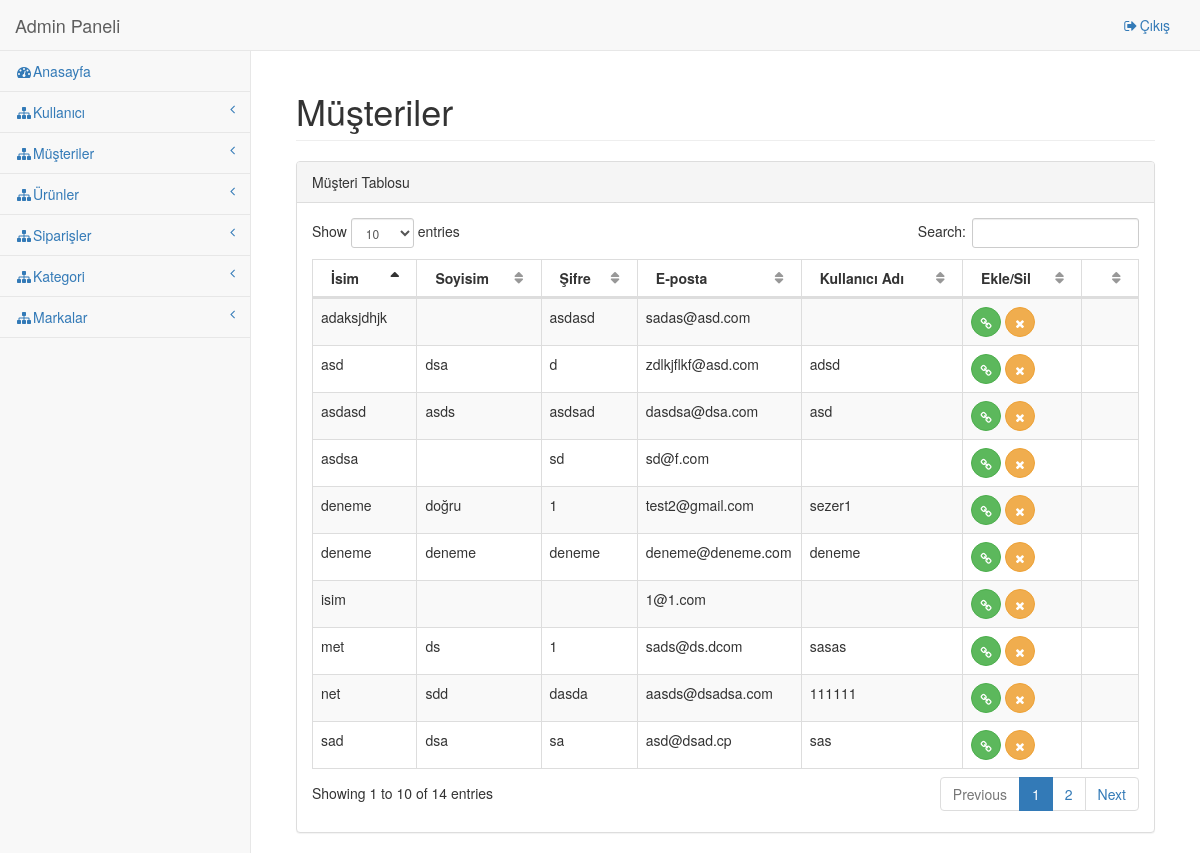
Page /adminpanel/page/customer/list (signed in) on the committed database.
### tables this page shows
CREATE TABLE `users` (
  `id` int(11) NOT NULL,
  `name` varchar(20) DEFAULT NULL,
  `surname` varchar(20) DEFAULT NULL,
  `password` varchar(6) DEFAULT NULL,
  `email` text,
  `username` varchar(10) DEFAULT NULL
);

### application/controllers/Adminpanel.php (called while the page is built, shortened)
<?php
class AdminPanel extends CI_Controller {
	function __construct(){
		$this->load->database();
	}
	function page($folder, $file){
		$data['admins'] = $this->db->get('admin')->result();
		$data['customers'] = $this->db->get('users')->result();
		$data['products'] = $this->db->query("select product.id as id,detail,product.name as name, product.price as price, brands.name as brand,categories.name as category from product inner join brands on product.brand_id=brands.id inner join categories on categories.id=product.category_id")->result();
		$data['orders'] = $this->db->get('orders')->result();
		$data['categories'] = $this->db->get('categories')->result();
		$data['brands'] = $this->db->get('brands')->result();
		$this->load->view('panel/'.$folder.'/'.$file, $data);
	}
}

### index.php (called while the page is built, shortened)
<?php
require_once BASEPATH.'core/CodeIgniter.php';

### application/views/panel/customer/list.php (the view, shortened to what this page needs)
 <link href="<?=site_url('vendor/bootstrap/css/bootstrap.min.css')?>" rel="stylesheet">
    <link href="<?=site_url('vendor/metisMenu/metisMenu.min.css')?>" rel="stylesheet">
    <link href="<?=site_url('vendor/datatables-plugins/dataTables.bootstrap.css')?>" rel="stylesheet">
    <link href="<?=site_url('vendor/datatables-responsive/dataTables.responsive.css')?>" rel="stylesheet">
    <link href="<?=site_url('dist/css/sb-admin-2.css')?>" rel="stylesheet">
  <link href="<?=site_url('vendor/font-awesome/css/font-awesome.min.css')?>" rel="stylesheet" type="text/css">
                 <div class="row">
                    <div class="col-lg-12">
                        <h1 class="page-header">Müşteriler</h1>
                    </div>
                </div>
            <div class="row">
                <div class="col-lg-12">
                    <div class="panel panel-default">
                        <div class="panel-heading">
                            Müşteri Tablosu
                        </div>
                        <div class="panel-body">
                            <table width="100%" class="table table-striped table-bordered table-hover" id="dataTables-example">
                                <thead>
                                    <tr>
                                        <th>İsim</th>
                                        <th>Soyisim</th>
                                        <th>Şifre</th>
                                        <th>E-posta</th>
                                        <th>Kullanıcı Adı</th>
                                        <th>Ekle/Sil<th>
                                    </tr>
                                </thead>
                                <tbody>
                                    <?php foreach ($customers as $customer) :?>
                                    <tr class="gradeX">
                                        <td><?=$customer->name?></td>
                                        <td><?=$customer->surname?></td>
                                        <td><?=$customer->password?></td>
                                        <td><?=$customer->email?></td>
                                        <td><?=$customer->username?></td>
                                        <td><a href="<?=site_url('adminpanel/update/customer/'.$customer->id)?>" class="btn btn-success btn-circle"><i class="fa fa-link"></i></a>
                                            <?php if($_SESSION['admin']->level == 1) :?>
                                        <button type="button" class="btn btn-warning btn-circle"><i class="fa fa-times"></i></button>
                                        <?php endif;?>
                                        <td>
                                    </tr>
                                    <?php endforeach;?>
                                </tbody>
                            </table>
                        </div>
                    </div>
                </div>
            </div>
           </div>
    </body>
</html>

### rows in the picture
users: name "deneme", surname "doğru", password "1", email "test2@gmail.com", username "sezer1"
users: name "sad", surname "dsa", password "sa", email "asd@dsad.cp", username "sas"
users: name "asdasd", surname "asds", password "asdsad", email "dasdsa@dsa.com", username "asd"
users: name "asdsa", password "sd", email "sd@f.com"
users: name "isim", email "1@1.com"
users: name "asd", surname "dsa", password "d", email "zdlkjflkf@asd.com", username "adsd"
users: name "met", surname "ds", password "1", email "sads@ds.dcom", username "sasas"
users: name "deneme", surname "deneme", password "deneme", email "deneme@deneme.com", username "deneme"
users: name "net", surname "sdd", password "dasda", email "aasds@dsadsa.com", username "111111"
users: name "adaksjdhjk", password "asdasd", email "sadas@asd.com"
